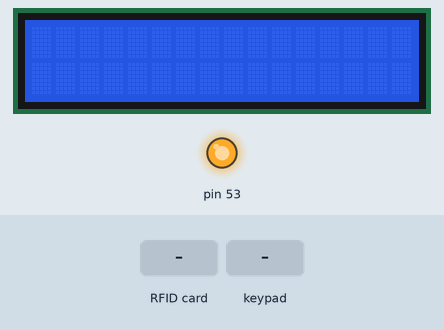
Simulated run of this sketch. Board: Arduino Mega 2560, built with avr-gcc and run on an emulated ATmega2560. Parts: 16×2 character LCD, output pins drawn as LEDs (lit = HIGH). The test bench sets the inputs (shaded band).

Above: at 1.3 s.
1.4 s: RFID card D7 59 39 4E held to the reader
At 2.5 s:
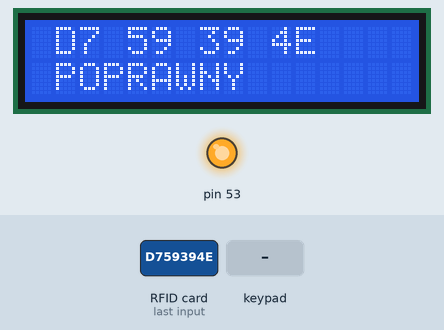
2.9 s: key 'A' pressed
At 3.4 s:
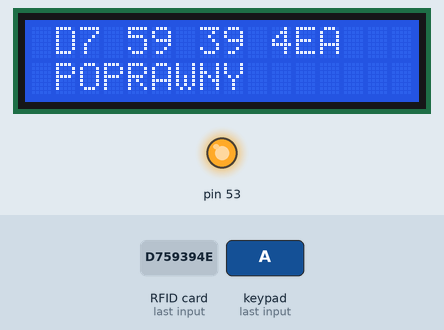
5.9 s: RFID card 5E 7A 19 C4 held to the reader
At 7.1 s:
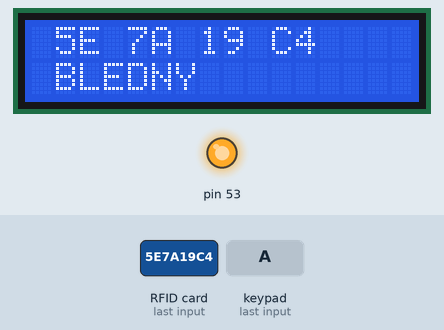
7.4 s: key 'B' pressed
At 8.1 s:
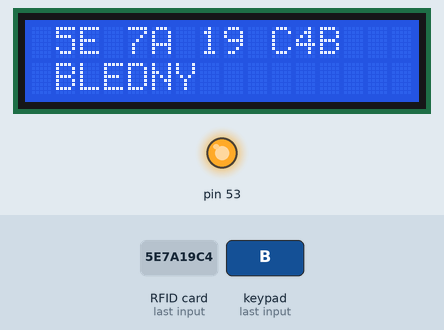
10.4 s: key 'C' pressed
At 11.4 s:
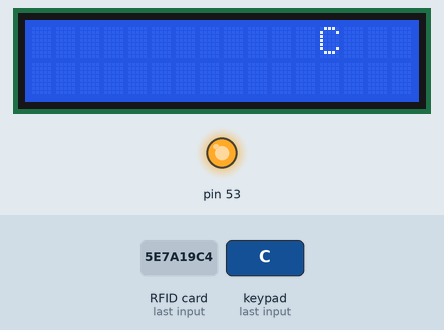
13.4 s: key '*' pressed
At 14.6 s:
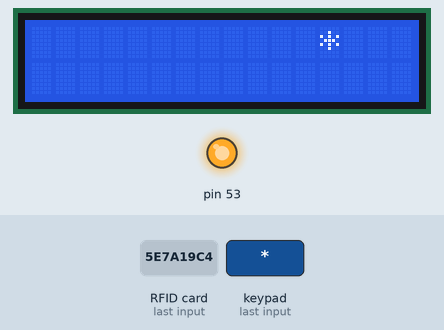
Timing chart, 0 to 16.4 s (numbered marks = the images above; inputs shaded):
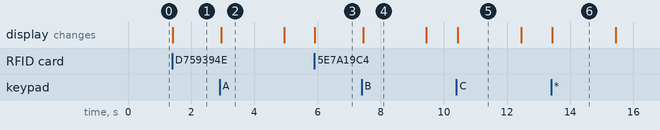

The sketch:

lcd_klawiatura_rfid0.ino
```cpp
#include <LiquidCrystal.h> //Dołączenie bilbioteki
#include <Keypad.h> //biblioteka od klawiatury
#include <SPI.h>
#include <MFRC522.h>

//#define PIR 9 //czujnik ruchu
//+++++++++++++++++ RFID
#define SS_PIN 9
#define RST_PIN 8
MFRC522 rfid(SS_PIN, RST_PIN);
MFRC522::MIFARE_Key key;

const byte UID[] = {0xD7, 0x59, 0x39, 0x4E};
boolean stan = false;

LiquidCrystal lcd(2, 3, 4, 5, 6, 7); //Informacja o podłączeniu nowego wyświetlacza
const byte ROWS = 4; // ile wierszy
const byte COLS = 4; //ile kolumn
byte rowPins[ROWS] = {45, 43, 41, 39}; //piny wierszy
byte colPins[COLS] = {37, 35, 33, 31}; //piny kolumn
char keys[ROWS][COLS] = { //mapowanie klawiatury
  {'1', '2', '3', 'A'},
  {'4', '5', '6', 'B'},
  {'7', '8', '9', 'C'},
  {'*', '0', '#', 'D'}
};
Keypad klaw = Keypad( makeKeymap(keys), rowPins, colPins, ROWS, COLS ); //inicjalizacja klawiatury

void setup() {
  lcd.begin(16, 2); //Deklaracja typu
  SPI.begin();
  rfid.PCD_Init();
  //pinMode(PIR, INPUT_PULLUP);
  //Serial.begin(9600); //Ustawienie prędkości transmisji
}

volatile int pozk = 0;

void loop() {
  char klawisz = klaw.getKey();

  if (rfid.PICC_IsNewCardPresent()) {
    if (rfid.PICC_ReadCardSerial())
    {
      lcd.setCursor(0, 0);
      Serial.print("UID: {");
      for (byte i = 0; i < rfid.uid.size; i++) {
        Serial.print(rfid.uid.uidByte[i] < 0x10 ? "0" : " ");
        Serial.print(rfid.uid.uidByte[i], HEX);
        lcd.print(rfid.uid.uidByte[i] < 0x10 ? "0" : " ");
        lcd.print(rfid.uid.uidByte[i], HEX);
      }
      Serial.println("}");
      //rfid.PICC_HaltA();
      //rfid.PCD_StopCrypto1();

      if (rfid.uid.uidByte[0] == UID[0] &&
          rfid.uid.uidByte[1] == UID[1] &&
          rfid.uid.uidByte[2] == UID[2] &&
          rfid.uid.uidByte[3] == UID[3])
      {
        Serial.print("Poprawny\n");
        stan = true;
      } else
      {
        Serial.print("Niepoprawny\n");
        stan = false;
      }
    }
    lcd.setCursor(1, 1);
    if (stan == true) {
      lcd.print("POPRAWNY");
    } else {
      lcd.print("BLEDNY");
    }
  }
  /*
    if (digitalRead(PIR) == HIGH) {
      ruch = 1;
    } else {
      ruch = 0;
    }
    if (ruch == zruch) {
      zruch = 0;
    } else {
      zruch = 1;
    }
    if (zruch == 1) {
      //lcd.clear();
      if (ruch == 1) {
        lcd.setCursor(0, 1);
        lcd.print("Wykrycie ruchu");
      } else {
        lcd.setCursor(0, 1);
        lcd.print("Brak ruchu    ");
      }
    }
    zruch = ruch;
  */
  //reset wyświetlacza
  if (klawisz) {
    //Serial.println(klawisz); wysyłanie na port com UART
    lcd.setCursor(12, 0);
    lcd.print(klawisz);
    delay(2000);
    lcd.clear();
  }
}
```

Measured:
- after the input at 1.4 s, the display: changes at once (image 1)
- after the input at 2.9 s, the display: changes at once (image 2)
- after the input at 5.9 s, the display: changes at once (image 3)
- after the input at 7.4 s, the display: changes after 0.05 s (image 4)
- after the input at 10.4 s, the display: changes at once (image 5)
- after the input at 13.4 s, the display: changes at once (image 6)
- what the display in image 2 shows lasts 2.0 s, from 2.9 s to 4.9 s
